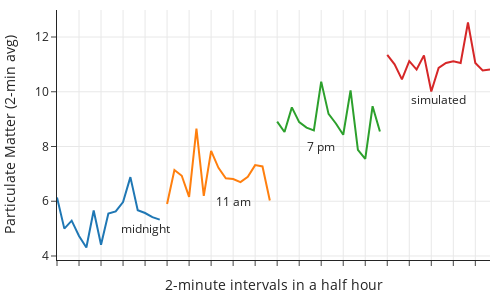

The code cell stored with this chart in its notebook:
### Markdown cell above
We can add a line plot for this artificial set of measurements to our earlier line plots, and compare it to the three real ones.

### Code cell
times = np.arange(1, 16)

fig = px.line(pm, x="time", y="aq2.5", color="hour",
             labels={
                     "time": "2-minute intervals in a half hour",
                     "aq2.5": "Particulate Matter (2-min avg)"
                 },)

fig.add_trace(go.Scatter(x=times, y=aq_imitate,
                    mode='lines'))

fig.add_annotation(x=12, y=5,
            text="midnight", showarrow=False)

fig.add_annotation(x=24, y=6,
            text="11 am", showarrow=False)

fig.add_annotation(x=36, y=8,
            text="7 pm", showarrow=False)

fig.add_annotation(x=52, y=9.7,
            text="simulated", showarrow=False)

fig.update_xaxes(showticklabels = False)

fig.update_layout(width=500, height=300, showlegend=False)

fig.show()

### Figure 1 — Plotly figure (JSON) as saved in the notebook; plotly's stock layout.template omitted (floating-point values rounded to 4 significant figures)
{"data": [{"hovertemplate": "hour=0<br>2-minute intervals in a half hour=%{x}<br>Particulate Matter (2-min avg)=%{y}<extra></extra>", "legendgroup": "0", "line": {"color": "#1F77B4", "dash": "solid"}, "marker": {"symbol": "circle"}, "mode": "lines", "name": "0", "orientation": "v", "showlegend": true, "type": "scatter", "x": ["2022-04-01 00:01:10 UTC", "2022-04-01 00:03:10 UTC", "2022-04-01 00:05:10 UTC", "2022-04-01 00:07:10 UTC", "2022-04-01 00:09:10 UTC", "2022-04-01 00:11:10 UTC", "2022-04-01 00:13:10 UTC", "2022-04-01 00:15:10 UTC", "2022-04-01 00:17:10 UTC", "2022-04-01 00:19:10 UTC", "2022-04-01 00:21:10 UTC", "2022-04-01 00:23:10 UTC", "2022-04-01 00:25:10 UTC", "2022-04-01 00:27:10 UTC", "2022-04-01 00:29:10 UTC"], "xaxis": "x", "y": [6.14, 5, 5.29, 4.73, 4.31, 5.66, 4.41, 5.55, 5.63, 5.97, 6.88, 5.67, 5.57, 5.42, 5.33], "yaxis": "y"}, {"hovertemplate": "hour=11<br>2-minute intervals in a half hour=%{x}<br>Particulate Matter (2-min avg)=%{y}<extra></extra>", "legendgroup": "11", "line": {"color": "#FF7F0E", "dash": "solid"}, "marker": {"symbol": "circle"}, "mode": "lines", "name": "11", "orientation": "v", "showlegend": true, "type": "scatter", "x": ["2022-04-01 11:03:16 UTC", "2022-04-01 11:05:16 UTC", "2022-04-01 11:07:16 UTC", "2022-04-01 11:09:16 UTC", "2022-04-01 11:11:16 UTC", "2022-04-01 11:13:16 UTC", "2022-04-01 11:15:16 UTC", "2022-04-01 11:17:16 UTC", "2022-04-01 11:19:16 UTC", "2022-04-01 11:21:16 UTC", "2022-04-01 11:23:16 UTC", "2022-04-01 11:25:17 UTC", "2022-04-01 11:27:16 UTC", "2022-04-01 11:29:16 UTC", "2022-04-01 11:31:16 UTC"], "xaxis": "x", "y": [5.9, 7.14, 6.93, 6.16, 8.65, 6.2, 7.84, 7.22, 6.84, 6.81, 6.7, 6.89, 7.32, 7.27, 6.03], "yaxis": "y"}, {"hovertemplate": "hour=19<br>2-minute intervals in a half hour=%{x}<br>Particulate Matter (2-min avg)=%{y}<extra></extra>", "legendgroup": "19", "line": {"color": "#2CA02C", "dash": "solid"}, "marker": {"symbol": "circle"}, "mode": "lines", "name": "19", "orientation": "v", "showlegend": true, "type": "scatter", "x": ["2022-04-01 19:03:20 UTC", "2022-04-01 19:05:20 UTC", "2022-04-01 19:07:20 UTC", "2022-04-01 19:09:20 UTC", "2022-04-01 19:11:20 UTC", "2022-04-01 19:13:20 UTC", "2022-04-01 19:15:20 UTC", "2022-04-01 19:17:21 UTC", "2022-04-01 19:19:20 UTC", "2022-04-01 19:21:20 UTC", "2022-04-01 19:23:20 UTC", "2022-04-01 19:25:20 UTC", "2022-04-01 19:27:20 UTC", "2022-04-01 19:29:20 UTC", "2022-04-01 19:31:20 UTC"], "xaxis": "x", "y": [8.91, 8.53, 9.43, 8.89, 8.69, 8.59, 10.37, 9.19, 8.84, 8.43, 10.05, 7.88, 7.55, 9.47, 8.55], "yaxis": "y"}, {"mode": "lines", "type": "scatter", "x": [1, 2, 3, 4, 5, 6, 7, 8, 9, 10, 11, 12, 13, 14, 15], "y": [11.35, 11, 10.45, 11.12, 10.81, 11.33, 10.01, 10.87, 11.05, 11.11, 11.05, 12.53, 11.05, 10.78, 10.81]}], "layout": {"annotations": [{"showarrow": false, "text": "midnight", "x": 12, "y": 5}, {"showarrow": false, "text": "11 am", "x": 24, "y": 6}, {"showarrow": false, "text": "7 pm", "x": 36, "y": 8}, {"showarrow": false, "text": "simulated", "x": 52, "y": 9.7}], "height": 300, "legend": {"title": {"text": "hour"}, "tracegroupgap": 0}, "showlegend": false, "width": 500, "xaxis": {"anchor": "y", "autorange": true, "domain": [0, 1], "range": [0, 59], "showticklabels": false, "title": {"text": "2-minute intervals in a half hour"}, "type": "category"}, "yaxis": {"anchor": "x", "autorange": true, "domain": [0, 1], "range": [3.853, 12.99], "title": {"text": "Particulate Matter (2-min avg)"}, "type": "linear"}}}
